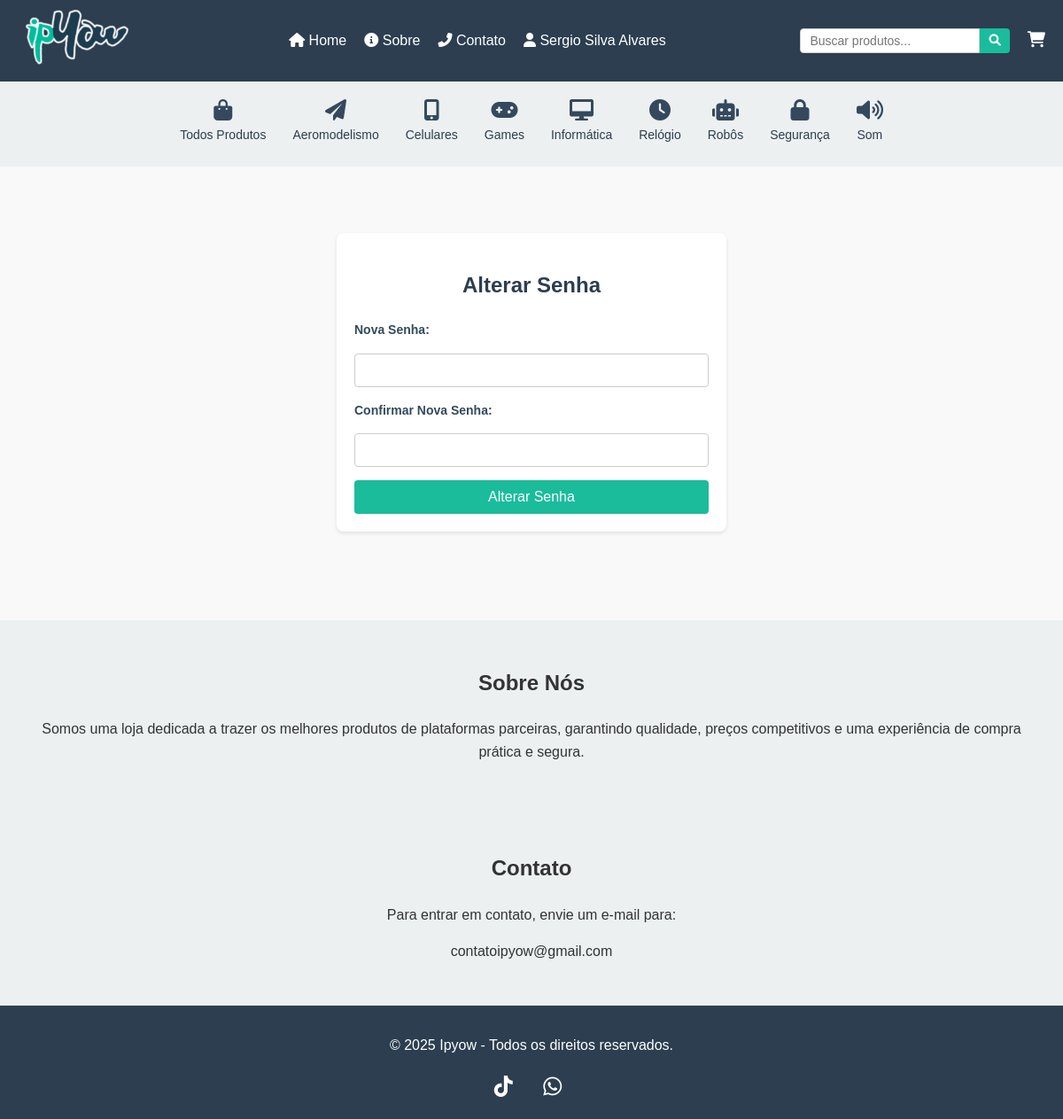
Page /site/loja/update_senha/1 (signed in) on the committed database.
### models.py (models this page shows, shortened)
class Usuario(db.Model):
    __tablename__ = 'usuario'
    id = db.Column(db.Integer, primary_key=True)
    nome = db.Column(db.String(100), nullable=False)
    email = db.Column(db.String(150), unique=True, nullable=False)
    _senha = db.Column('senha', db.String(200), nullable=False)  # Coluna privada para senha
    reset_token = db.Column(db.String(100), nullable=True, unique=True)
    reset_token_expire = db.Column(db.DateTime, nullable=True)
    endereco = db.Column(db.String(255), nullable=False)
    cep = db.Column(db.String(10), nullable=False)
    cidade = db.Column(db.String(100), nullable=False)
    estado = db.Column(db.String(2), nullable=False)
    __table_args__ = (
        UniqueConstraint('reset_token', name='uq_usuario_reset_token'),
    )
    @hybrid_property
    def senha(self):
        return self._senha
    @senha.setter
    def senha(self, senha_clara):
        """Gera um hash para a senha antes de armazená-la."""
        self._senha = generate_password_hash(senha_clara)

class Categoria(db.Model):
    id = db.Column(db.Integer, primary_key=True)
    nome = db.Column(db.String(100), nullable=False, unique=True)
    descricao = db.Column(db.String(255))
    icone = db.Column(db.String(50))  # Nova coluna para armazenar o código do ícone
    subcategorias = db.relationship('Subcategoria', backref='categoria', lazy=True)

### views/site/loja.py (the view, shortened to what this page needs)
@loja_bp.route('/update_senha/<int:user_id>', methods=['GET', 'POST'])
def update_senha(user_id):
    usuario = Usuario.query.get_or_404(user_id)
    return render_template(
        'site/update_senha.html',
        page_title='Alterar Senha',
        usuario=usuario,
        total_itens=calcular_itens_carrinho()
    )

### app.py (called while the page is built)
@app.context_processor
def inject_categorias():
    categorias_db = Categoria.query.all()
    categorias = sorted(
        ((categoria.id, categoria) for categoria in categorias_db),
        key=lambda x: x[1].nome
    )
    categorias_dict = {}
    for categoria_id, categoria in categorias:
        icon = categoria.icone if categoria.icone else 'fas fa-question'
        categoria.icon = icon  # Adiciona o ícone dinamicamente à categoria
        categorias_dict[categoria_id] = categoria
    return {'categorias': categorias_dict}

### utils.py (called while the page is built)
def calcular_itens_carrinho():
    carrinho = session.get('carrinho', {})
    total_itens = sum(item['quantidade'] for item in carrinho.values())
    return total_itens

### templates/site/update_senha.html
{% extends 'site/base.html' %}
{% block content %}
<div class="container form-page">
    <h2>Alterar Senha</h2>
    <form action="{{ url_for('loja.update_senha', user_id=usuario.id) }}" method="POST">
        <label for="nova_senha">Nova Senha:</label>
        <input type="password" id="nova_senha" name="nova_senha" required>
        <label for="confirmar_senha">Confirmar Nova Senha:</label>
        <input type="password" id="confirmar_senha" name="confirmar_senha" required>
        <button type="submit">Alterar Senha</button>
    </form>
</div>
{% endblock %}

### templates/site/base.html (shortened to what this page needs)
<!DOCTYPE html>
<html lang="pt-BR">
<head>
    <link href="https://cdnjs.cloudflare.com/ajax/libs/font-awesome/6.0.0-beta3/css/all.min.css" rel="stylesheet">
    <link rel="stylesheet" href="https://cdnjs.cloudflare.com/ajax/libs/font-awesome/6.0.0-beta3/css/all.min.css">
    <link rel="stylesheet" href="{{ url_for('static', filename='css/site/_geral.css') }}">
</head>
<body>
    <nav class="navbar">
        <div class="container">
            <div class="logo">
                <a href="/"><img src="{{ url_for('static', filename='img/geral/logo.png') }}" alt="Loja Ipyow"></a>
            </div>
            <div class="menu-and-actions">
                <ul class="menu">
                    <li><a href="/"><i class="fas fa-home"></i> Home</a></li>
                    <li><a href="#sobre"><i class="fas fa-info-circle"></i> Sobre</a></li>
                    <li><a href="#contato"><i class="fas fa-phone-alt"></i> Contato</a></li>
                    <li>
                        {% if session.get('user') %}
                            <div class="dropdown">
                                <a href="#" class="dropdown-toggle"><i class="fas fa-user"></i> {{ session['user'] }}</a>
                            </div>
                        {% else %}
                            <a href="{{ url_for('loja.login') }}"><i class="fas fa-sign-in-alt"></i> Entrar</a>
                        {% endif %}
                    </li>
                </ul>
            </div>
            <div class="search-cart">
                <form action="/search" method="GET" class="search-bar">
                    <input type="text" name="q" placeholder="Buscar produtos...">
                    <button type="submit"><i class="fas fa-search"></i></button>
                </form>
                <a href="{{ url_for('cart.cart') }}" class="cart-icon">
                    <i class="fas fa-shopping-cart"></i>
                </a>
            </div>
        </div>
    </nav>
    <div class="category-bar">
        <div class="container">
            <ul class="category-list">
                <li>
                    <a href="{{ url_for('loja.index') }}" id="select-all-btn" class="category-link">
                        <i class="fa fa-shopping-bag"></i>
                        <span>Todos Produtos</span>
                    </a>
                </li>
                {% for categoria_id, categoria in categorias.items() %}
                <li>
                    <a href="{{ url_for('loja.index', categoria_id=categoria_id) }}"
                       class="category-link {% if categoria_id == categoria_id %}active{% endif %}">
                        <i class="{{ categoria.icon }}"></i>
                        <span>{{ categoria.nome }}</span>
                    </a>
                </li>
                {% endfor %}
            </ul>
        </div>
    </div>
      <div class="flash-messages-container">
      </div>
    {% block content %}
    {% endblock %}
    <section id="sobre" class="sobre">
        <h2>Sobre Nós</h2>
        <p>Somos uma loja dedicada a trazer os melhores produtos de plataformas parceiras, garantindo qualidade, preços competitivos e uma experiência de compra prática e segura.</p>
    </section>
    <section id="contato" class="contato">
        <h2>Contato</h2>
        <p>Para entrar em contato, envie um e-mail para:</p>
        <p class="email-link">contatoipyow@gmail.com</p>
    </section>
     <footer class="footer">
        <p>&copy; 2025 Ipyow - Todos os direitos reservados.</p>
        <div class="social-media">
            <a href="https://www.tiktok.com/@ypiowtec" target="_blank" class="social-icon">
                <i class="fab fa-tiktok"></i>
            </a>
            <a href="https://wa.me/34984228754" target="_blank" class="social-icon">
                <i class="fab fa-whatsapp"></i>
            </a>
        </div>
    </footer>
</body>
</html>

### static/css/site/_geral.css (style rules this page uses)
body, ul, li, a, form, input, button { margin: 0; padding: 0; box-sizing: border-box; }
body { font-family: Arial, sans-serif; line-height: 1.6; background-color: #f9f9f9; color: #333; }
.dropdown { position: relative; display: inline-block; }
.dropdown-toggle { cursor: pointer; color: #fff; text-decoration: none; }
.cart-icon { color: #fff; font-size: 18px; position: relative; text-decoration: none; transition: color 0.3s; }
.flash-messages-container { position: relative; height: 25px; margin-bottom: 1rem; overflow: hidden; display: flex; align-items: center; justify-content: center; background-color: transparent; border: none; width: 100%; box-sizing: border-box; }
.navbar { background-color: #2c3e50; color: #fff; padding: 10px 20px; box-shadow: 0 2px 4px rgba(0, 0, 0, 0.1); }
.navbar .container { display: flex; justify-content: space-between; align-items: center; max-width: 1200px; margin: 0 auto; }
.logo img { height: 64px; }
.menu { list-style: none; display: flex; align-items: center; }
.menu li { position: relative; margin-left: 20px; }
.menu a { text-decoration: none; color: #fff; font-size: 16px; transition: color 0.3s; }
.search-cart { display: flex; align-items: center; }
.search-bar { display: flex; margin-right: 20px; }
.search-bar input { padding: 5px 10px; border: 1px solid #ccc; border-radius: 4px 0 0 4px; outline: none; font-size: 14px; }
.search-bar button { background-color: #1abc9c; border: none; color: #fff; padding: 5px 10px; border-radius: 0 4px 4px 0; cursor: pointer; transition: background-color 0.3s; }
.category-bar .container { display: flex; justify-content: center; overflow-x: auto; background-color: #ecf0f1; padding-top: 20px; padding-bottom: 25px; }
.category-list { list-style: none; display: flex; align-items: center; gap: 30px; padding: 0; margin: 0; width: auto; }
.category-list li { text-align: center; flex-grow: 0; display: flex; justify-content: center; margin: 0; }
.category-list a { text-decoration: none; color: #2c3e50; font-size: 14px; display: flex; flex-direction: column; align-items: center; transition: color 0.3s; }
.category-list i { font-size: 24px; margin-bottom: 5px; color: #34495e; transition: color 0.3s; }
.form-page { max-width: 400px; margin: 50px auto; background-color: #fff; padding: 20px; border-radius: 8px; box-shadow: 0 2px 4px rgba(0, 0, 0, 0.1); }
.form-page h2 { font-size: 24px; color: #2c3e50; text-align: center; margin-bottom: 20px; }
.form-page form { display: flex; flex-direction: column; gap: 15px; }
.form-page label { font-size: 14px; color: #34495e; font-weight: bold; }
.form-page input { padding: 10px; font-size: 14px; border: 1px solid #ccc; border-radius: 4px; outline: none; transition: border-color 0.3s; }
.form-page button { background-color: #1abc9c; color: #fff; font-size: 16px; padding: 10px; border: none; border-radius: 4px; cursor: pointer; transition: background-color 0.3s; }
.sobre { padding: 2rem; text-align: center; background: #ecf0f1; margin-top: 100px; }
.contato { padding: 2rem; text-align: center; background: #ecf0f1; }
.footer { text-align: center; padding: 1rem; background: #2c3e50; color: #fff; }
.social-media { margin-top: 1rem; }
.social-icon { margin: 0 10px; font-size: 1.5rem; color: #fff; text-decoration: none; transition: all 0.3s ease; }
.social-icon i { margin-right: 8px; }

### rows in the picture
Usuario: user "Sergio Silva Alvares"
Categoria: nome "Aeromodelismo"
Categoria: nome "Celulares"
Categoria: nome "Games"
Categoria: nome "Informática"
Categoria: nome "Relógio"
Categoria: nome "Robôs"
Categoria: nome "Segurança"
Categoria: nome "Som"
